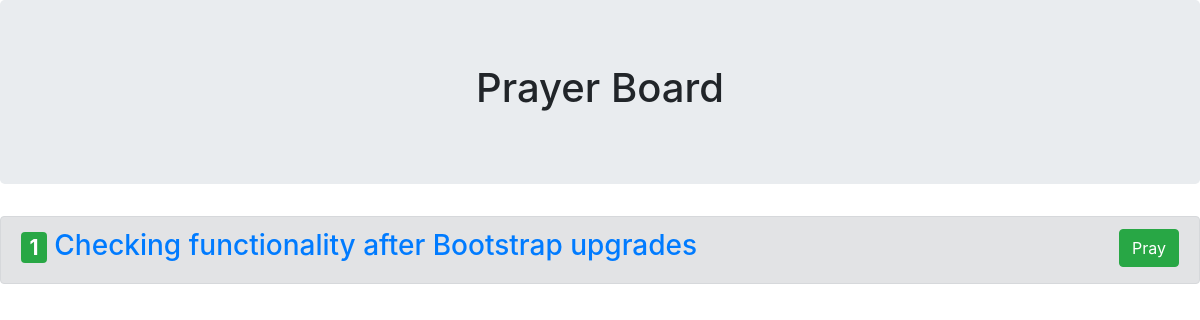
Page /latest/ on the earlier database version.
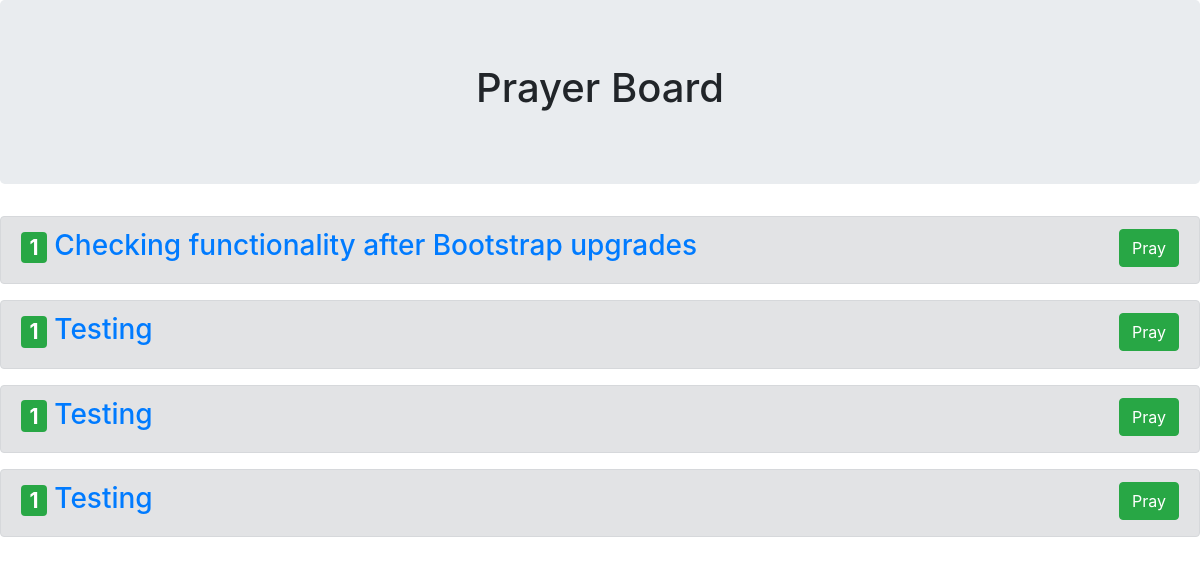
Same page on the later database version.
### prayerrequest/models.py (models this page shows, shortened)
class Prayer(models.Model):
	prayerCategories = [
                ('thanks','Thanksgiving'),
                ('healing','Healing'),
                ('trauma','Trauma'),
                ('conversion','Conversion'),
                ('belief','Belief'),
                ('strength','Strength'),
                ('leaders','Leaders'),
                ('needs','Needs'),
		('forgiveness','Forgiveness'),
        ]
	prayerCategoriesDefault = [('thanks'),('Thanksgiving')]
	prayer_id = models.BigAutoField(primary_key=True,unique=True)
	prayer_request_date = models.DateTimeField('prayer request date',auto_now=True)
	prayer_answer_date = models.DateTimeField('prayer answer date',blank=True,null=True)
	prayer_description = models.CharField(max_length=1000)
	prayer_recipients = models.CharField(max_length=100,blank=True,null=True)
	prayer_recipients_email = models.EmailField(max_length=100,blank=True,null=True)
	prayer_answered = models.BooleanField(editable=True)
	prayer_updates = models.CharField(max_length=1400,blank=True,null=True)
	prayer_image = models.ImageField(upload_to='prayer_images/%Y/%m/%d',blank=True,null=True)
	prayer_answered_image = models.ImageField(upload_to='answered_prayer_images/%Y/%m/%d',blank=True,null=True)
	prayer_count = models.IntegerField(editable=False,null=True)

### prayerboard/views.py (the view)
# urls.py: path('latest/', views.latest, name = 'Latest Requests'),
def latest(request):
	latest_prayer_list = Prayer.objects.all()
	template = loader.get_template('prayerboard.html')
	context = {
		'prayer_list' : latest_prayer_list
	}
	return HttpResponse(template.render(context,request))

### templates/prayerboard.html (shortened to what this page needs)
<head>
<link rel="stylesheet" href="https://cdn.jsdelivr.net/npm/bootstrap@4.5.3/dist/css/bootstrap.min.css">
</head>
<body>
{% block content %}
<div class="jumbotron text-center">
<h1>Prayer Board</h1>
</div>
{% if prayer_list %}
{% for prayer in prayer_list %}
<div class="alert alert-secondary">
<h3><span class="badge badge-success">{{ prayer.prayer_count }}</span>	<a href='/{{ prayer.prayer_id }}'>{{ prayer.prayer_description }}</a><button align="right" type="button" class="btn btn-success float-right">Pray</button></h3>
</div>
{% endfor %}
{% endif %}
{% endblock %}
</body>

Differences in the rows shown:
added Prayer: prayer_count "1", prayer_description "Testing"
added Prayer: prayer_count "1", prayer_description "Testing"
added Prayer: prayer_count "1", prayer_description "Testing"
